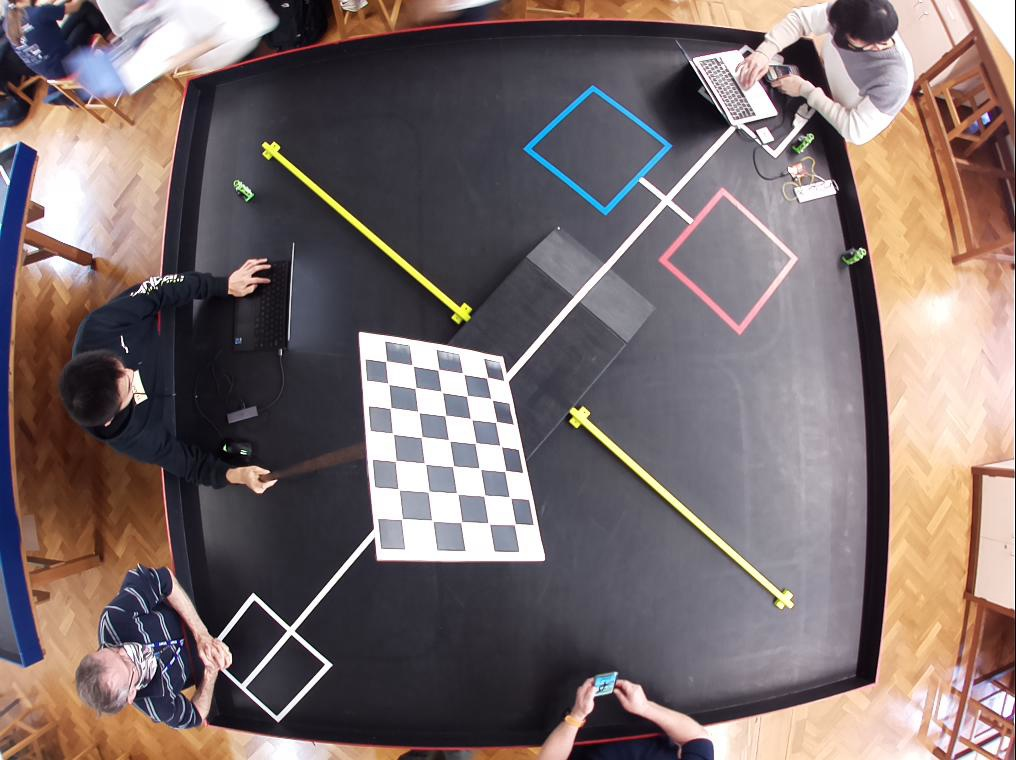
#> input picture camera/contor_testing/frame13.jpg, 1016 x 760 px, given in place of video.mjpeg, which was not available
$ python findContors.py   (older library calls are emulated)
#> lines starting #> are read from the running program, lines starting #| are printed output that depends on the picture; after the words box and inside, x2 and y2 are one past the last pixel; in counts of white or black regions, pixels touching at a corner belong together; pictures that were not available may be replaced by others from this repository, and a replacement may not be noted
#> further down, frame is the input picture: shape (760, 1016, 3); mean B, G, R 107.8, 108.5, 122.2
import cv2
import numpy as np
import keyboard
import glob

from numpy.core.numeric import Infinity

DIM=(1016, 760)
K=np.array([[617.0246864588934, 0.0, 498.84953870958276], [0.0, 620.5390466649645, 395.6528980159782], [0.0, 0.0, 1.0]])
D=np.array([[0.15842294486041952], [-0.8060115044560319], [1.463190158015197], [-0.9325973032567597]])

def undistort(img):
	h,w = img.shape[:2]
#> h = 760; w = 1016

	diml = img.shape[:2][::-1]
#> diml = (1016, 760)

	assert diml[0] / diml[1] == DIM[0] / DIM[1]

	dim2 = diml
#> dim2 = (1016, 760)

	dim3 = diml
#> dim3 = (1016, 760)

	scaled_K = K * diml[0] / DIM[0]
	scaled_K[2][2] = 1.0

	balance = 0.0

	new_K = cv2.fisheye.estimateNewCameraMatrixForUndistortRectify(scaled_K, D, dim2, np.eye(3), balance=balance)
	map1, map2 = cv2.fisheye.initUndistortRectifyMap(scaled_K, D, np.eye(3), new_K, dim3, cv2.CV_16SC2)
	undistorted_img = cv2.remap(img, map1, map2, interpolation=cv2.INTER_LINEAR, borderMode=cv2.BORDER_CONSTANT)
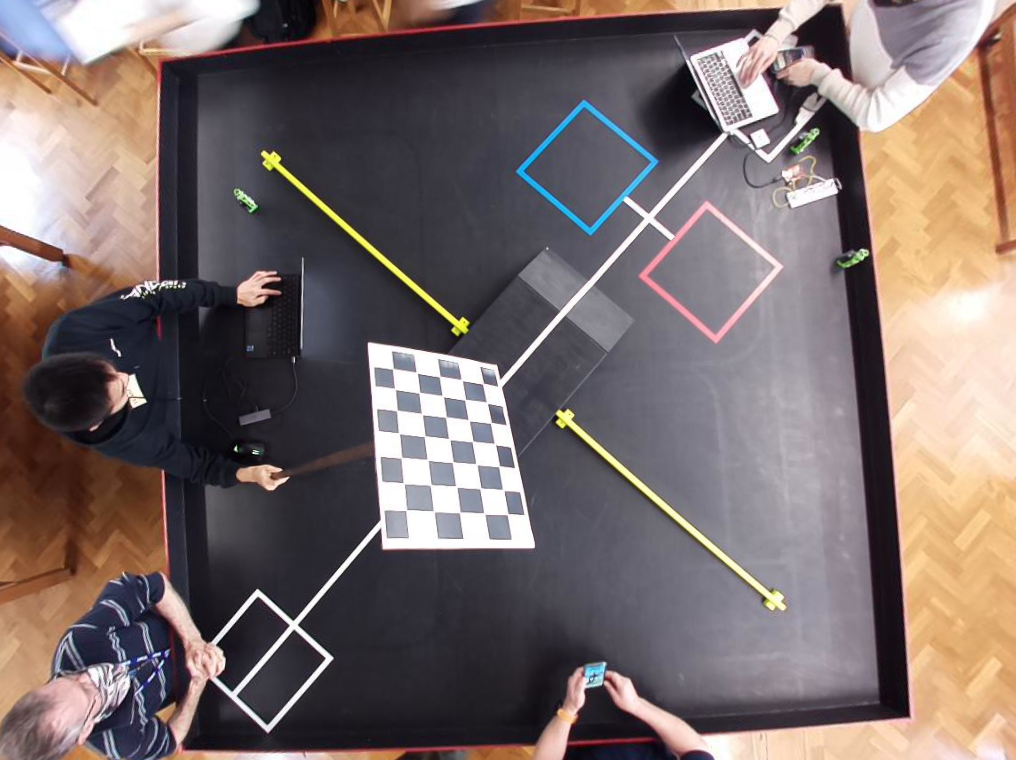
#> undistorted_img: shape (760, 1016, 3); mean B, G, R 106.4, 108.2, 121.6

	return undistorted_img

def isolateCenter(img):
	img = undistort(img)

	box = np.array([
            [[201,735]],
            [[178,76]],
            [[813,36]],
            [[878,705]]
        ])

	src_pts = box.astype("float32")

	width = (int)(((201-878)**2 + (735-705)**2)**0.5)
	height = (int)(((201-178)**2 + (735-76)**2)**0.5)

	dst_pts = np.array([[0, height-1],
                        [0, 0],
                        [width-1, 0],
                        [width-1, height-1]], dtype="float32")

	M = cv2.getPerspectiveTransform(src_pts, dst_pts)
	warped = cv2.warpPerspective(img, M, (width, height))
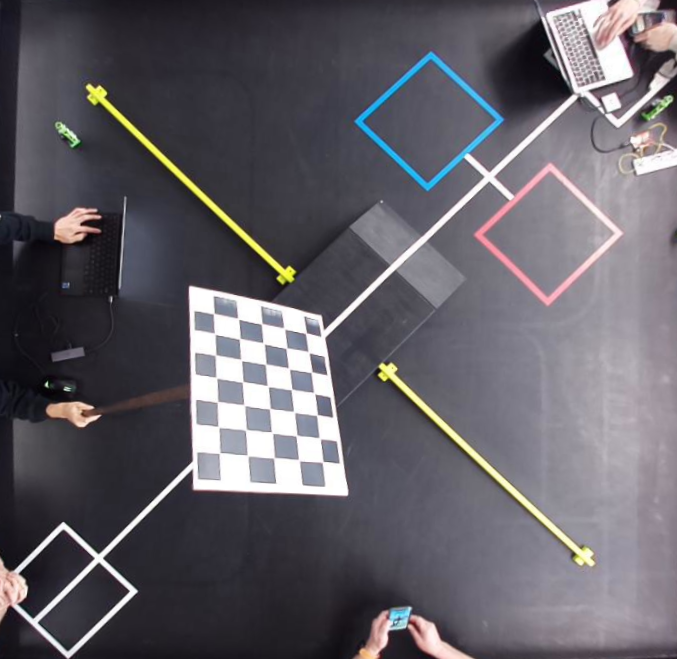
#> warped: shape (659, 677, 3); mean B, G, R 102.8, 95.6, 98.6

	return(warped)


# [18 lines of commented-out code are left out]

def testingFunct(img):
	img = isolateCenter(img)
	imgEdge = img.copy()
	imgEdge[:,:,0] = 0
	imgEdge[:,:,2] = 0
	imgEdge = cv2.cvtColor(imgEdge,cv2.COLOR_BGR2GRAY)
	imgEdge = cv2.GaussianBlur(img,(3,3),0)
	imgEdge = cv2.Canny(image=imgEdge,threshold1=0, threshold2=255)

	contours, heirachy = cv2.findContours(imgEdge,cv2.RETR_TREE,cv2.CHAIN_APPROX_NONE)

	img = cv2.drawContours(img, contours,-1, (0,255,175),2)

	for i in range(len(contours)):
		if contours[i][0][0][1] > contours[i][0][0][0]:
			(x,y) , r = cv2.minEnclosingCircle(contours[i])
			center = (int(x),int(y))

			perim = cv2.arcLength(contours[i],True)

			radius = int((perim)/r)

			cv2.circle(img,center,radius,(255,0,0),2)
		#cv2.circle(img,center,perim,(0,0,255),1)

	cv2.imshow("test",img)

def findContors(img):
	#img = undistort(img)
	img = isolateCenter(img)

	imgB = cv2.cvtColor(img,cv2.COLOR_BGR2GRAY)
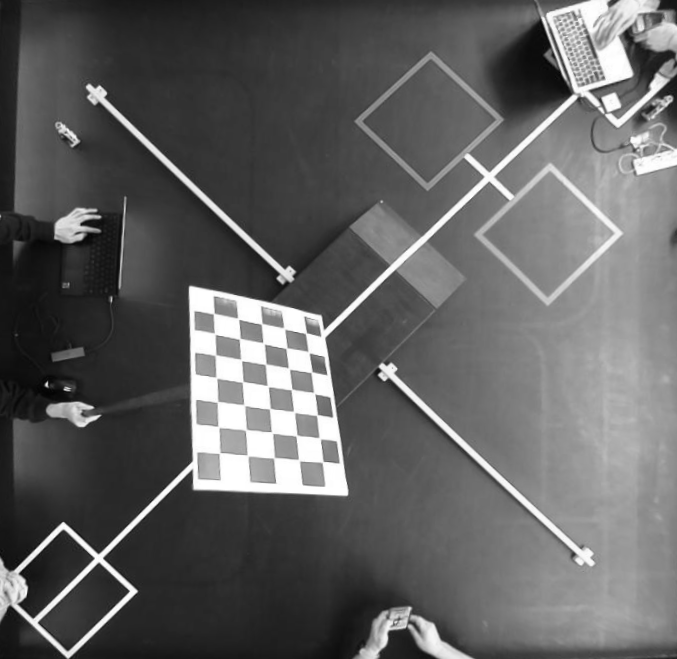
#> imgB: shape (659, 677); min 3, max 255, mean 97.3

	imgBlur = cv2.GaussianBlur(imgB , (3,3) , 0)

	imgEdge = cv2.Canny(image = imgBlur, threshold1=0, threshold2=255)
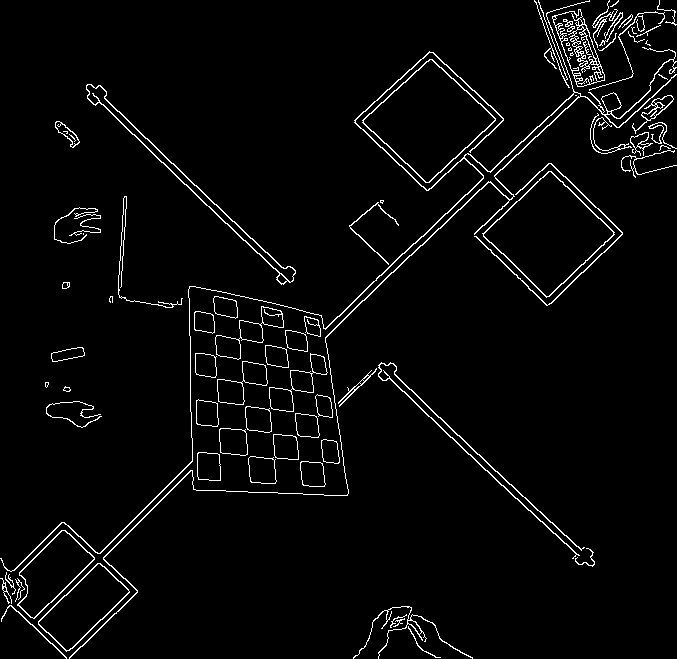
#> imgEdge: shape (659, 677); 3.3% white in thin lines or dots

	contours, heirachy = cv2.findContours(imgEdge,cv2.RETR_TREE,cv2.CHAIN_APPROX_NONE)
#> contours = 184 contours, 85 with area under 20; largest, box (x1, y1, x2, y2) and area: (362, 59, 496, 183) 8540, (482, 171, 615, 298) 8527, (363, 59, 496, 183) 8296, (483, 171, 614, 297) 8285, (38, 563, 130, 652) 3746

	polyContours = []

	blueGoal = [Infinity,0]
	redGoal = [Infinity,0]
	whiteGoal = [Infinity,0]

	max = 0
	cont = []

	for i in range(len(contours)):
		if heirachy[0][i][2] > max:
			max = heirachy[0][i][2]

		if heirachy[0][i][2] < 0:
			polyContours.append(contours[i])
#> after the loop, max = 181; polyContours = 135 contours, 79 with area under 20; largest, box (x1, y1, x2, y2) and area: (363, 59, 496, 183) 8296, (483, 171, 614, 297) 8285, (38, 563, 130, 651) 3576, (18, 530, 95, 619) 3194, (86, 84, 296, 283) 1736

	for i in range(len(polyContours)):
	 	M = cv2.moments(polyContours[i])
	 	if M['m00'] != 0.0:
			 x = M['m10'] / M['m00']
			 y = M['m01'] / M['m00']

			 if (430 - x)**2 + (120 - y)**2 < blueGoal[0]:
				 blueGoal[0] = (430 - x)**2 + (120 - y)**2
				 blueGoal[1] = polyContours[i]

			 if (550 - x)**2 + (235 - y)**2 < redGoal[0]:
				 redGoal[0] = (550 - x)**2 + (235 - y)**2
				 redGoal[1] = polyContours[i]

			 if (615 - x)**2 + (53 - y)**2 < whiteGoal[0]:
				 whiteGoal[0] = (615 - x)**2 + (53 - y)**2
				 whiteGoal[1] = polyContours[i]
#> this loop made 135 passes
#> (x, y) on passes 1 to 12: (420, 643.9), (398.5, 621.5), (394.2, 620.7), (414.6, 625.8), (34.37, 628.8), (18.36, 585.2), (4.27, 588.7), (3.5, 584.5), (9.5, 582.6), (83.26, 606.7), (587.1, 559.7), (52.45, 571.6)
#> x on pass 101: 580
#> after the loop, blueGoal = 2 items, first 2: 1.75, contour of 266 points, box (x1, y1, x2, y2) (363, 59, 496, 183), area 8296; redGoal = 2 items, first 2: 4.88, contour of 266 points, box (x1, y1, x2, y2) (483, 171, 614, 297), area 8285; whiteGoal = 2 items, first 2: 130.6, contour of 46 points, box (x1, y1, x2, y2) (598, 33, 617, 51), area 11

	 		#img = cv2.circle(img, (int(M['m10']/M['m00']),int(M['m01']/M['m00'])), radius=5, color=(0, 0, 255), thickness=-1)

	cv2.circle(img, (430,120), 5, (255,0,0), -1)
#> img: shape (659, 677, 3); 0.02% of pixels changed, all inside (x1, y1, x2, y2) = (425, 115, 436, 126)
	cv2.circle(img, (550,235), 5, (0,0,255), -1)
#> img: shape (659, 677, 3); mean B, G, R 102.8, 95.6, 98.6
	cv2.circle(img, (615,53), 5, (255,255,255), -1)
#> img: shape (659, 677, 3); mean B, G, R 102.8, 95.6, 98.6

	cv2.drawContours(img, blueGoal[1], -1, (0,0,0), 2)
	cv2.drawContours(img, redGoal[1], -1, (0,0,0), 2)
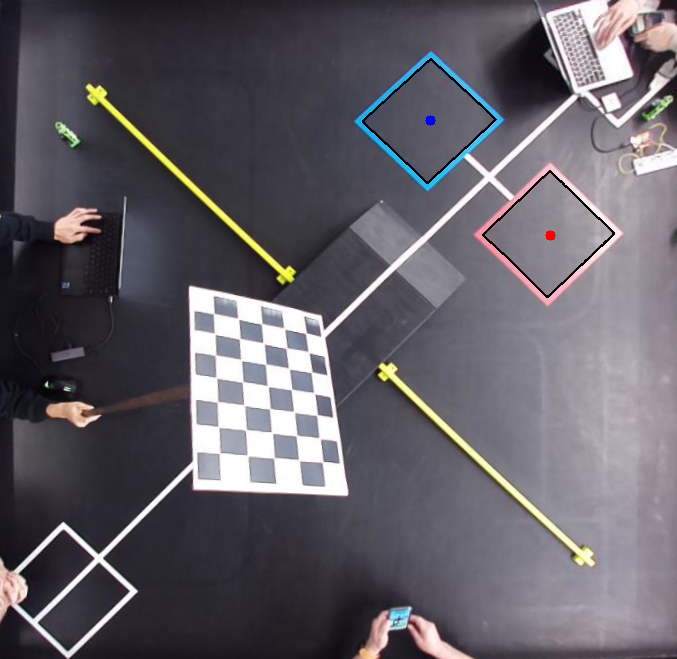
#> img: shape (659, 677, 3); mean B, G, R 102.2, 95.1, 98.1
	cv2.drawContours(img, whiteGoal[1], -1, (0,0,0), 2)
#> img: shape (659, 677, 3); 0.02% of pixels changed, all inside (x1, y1, x2, y2) = (597, 32, 618, 52)

	cv2.imshow("trest",img)


	# [11 lines of commented-out code are left out]
cam = cv2.VideoCapture("http://localhost:8081/stream/video.mjpeg")

# Check if camera is opened successfully
if (cam.isOpened() == False):
	print("Error opening video stream")

count = 0
# Read until video is completed
while cam.isOpened():
	# Capture frame-by-frame
	ret, frame = cam.read()
	if ret == True:

		ret = findContors(frame)
		cv2.waitKey(1)

		#Display the resulting frame
		#cv2.imshow("undistorted",undistort(frame))
		# Press Q on keyboard to exit

		if keyboard.is_pressed('q'):
#> (key q is pressed here)
			break

		# Press S to save frame
		if keyboard.is_pressed('s'):
			count += 1
			cv2.imwrite("frame%d.jpg" % count, frame)

	# Break the loop
	else:
		print("Failed to read camera")
		break

# When everything done, release the video capture object
cam.release()

# Close all the frames
cv2.destroyAllWindows()

'References: https://www.geeksforgeeks.org/camera-calibration-with-python-opencv/'
'https://medium.com/@kennethjiang/calibrate-fisheye-lens-using-opencv-333b05afa0b0'

$ run again, on camera/contor_testing/frame14.jpg
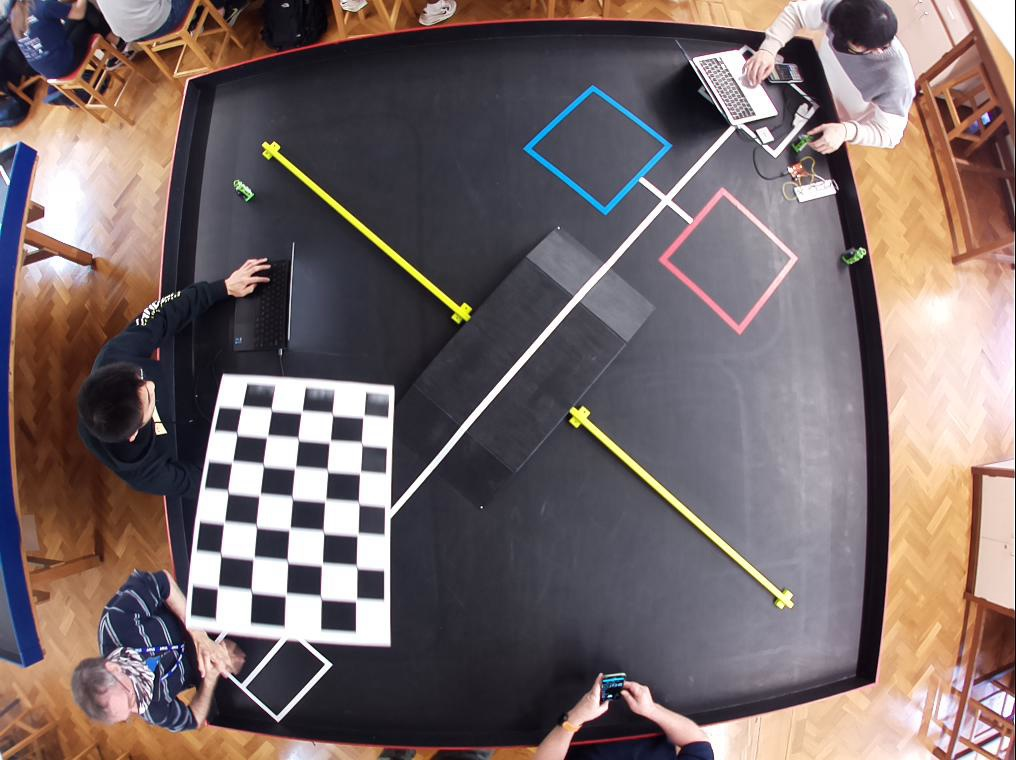
#> input picture camera/contor_testing/frame14.jpg, 1016 x 760 px, given in place of video.mjpeg, which was not available
#> frame is the input picture: shape (760, 1016, 3); mean B, G, R 104.1, 104.4, 118.4
#> in findContors, `imgEdge = cv2.Canny(image = imgBlur, threshold1=0, threshold2=255)`:
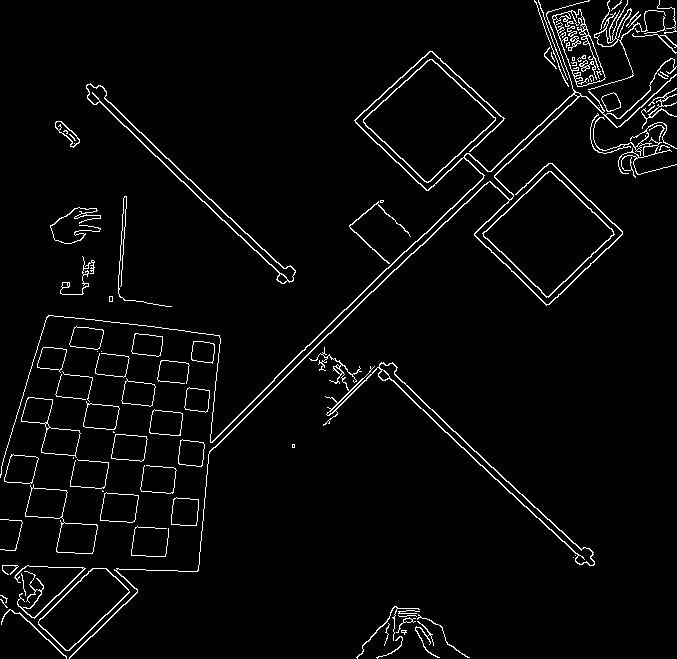
#> imgEdge: shape (659, 677); 3.4% white in thin lines or dots
#> contours = 174 contours, 97 with area under 20; largest, box (x1, y1, x2, y2) and area: (482, 171, 615, 298) 8532, (363, 59, 496, 183) 8532, (363, 59, 496, 183) 8292, (483, 171, 614, 297) 8290, (38, 568, 130, 651) 3714
#> after the loop in findContors, `for i in range(len(contours)):`: max = 171; polyContours = 130 contours, 89 with area under 20; largest, box (x1, y1, x2, y2) and area: (363, 59, 496, 183) 8292, (483, 171, 614, 297) 8290, (38, 568, 130, 651) 3559, (86, 84, 296, 282) 1742, (379, 363, 595, 566) 1737
#> the loop in findContors, `for i in range(len(polyContours)):` made 130 passes
#> (x, y) on passes 1, 2, 3, 4, 5, 7, 8, 9: (394.2, 646.4), (403, 631), (386.7, 631.1), (424.7, 636.6), (407.4, 620.1), (445, 637.2), (399, 612), (34.85, 630)
#> after the loop in findContors, `for i in range(len(polyContours)):`: blueGoal = 2 items, first 2: 1.66, contour of 267 points, box (x1, y1, x2, y2) (363, 59, 496, 183), area 8292; redGoal = 2 items, first 2: 5.57, contour of 269 points, box (x1, y1, x2, y2) (483, 171, 614, 297), area 8290; whiteGoal = 2 items, first 2: 318.3, contour of 68 points, box (x1, y1, x2, y2) (594, 29, 618, 47), area 172
#> in findContors, `cv2.drawContours(img, whiteGoal[1], -1, (0,0,0), 2)`:
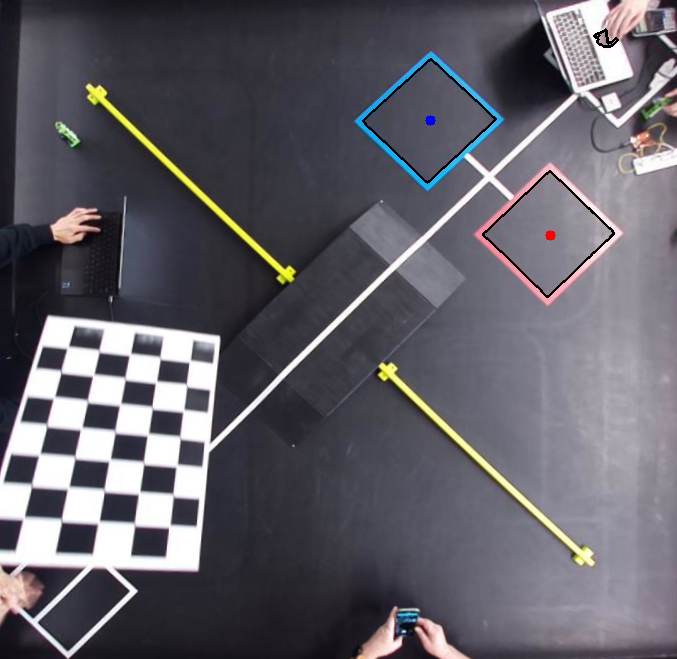
#> img: shape (659, 677, 3); mean B, G, R 103.6, 95.5, 97.7

$ run again, on camera/contor_testing/frame15.jpg
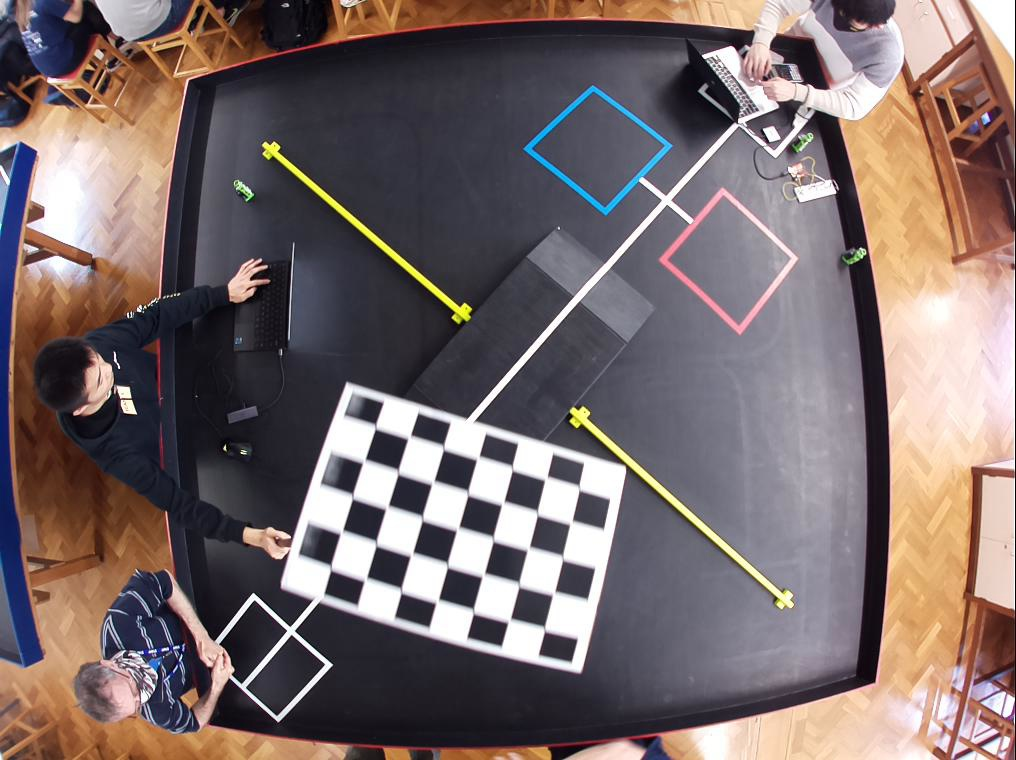
#> input picture camera/contor_testing/frame15.jpg, 1016 x 760 px, given in place of video.mjpeg, which was not available
#> frame is the input picture: shape (760, 1016, 3); mean B, G, R 106.1, 106.6, 120.6
#> in findContors, `imgEdge = cv2.Canny(image = imgBlur, threshold1=0, threshold2=255)`:
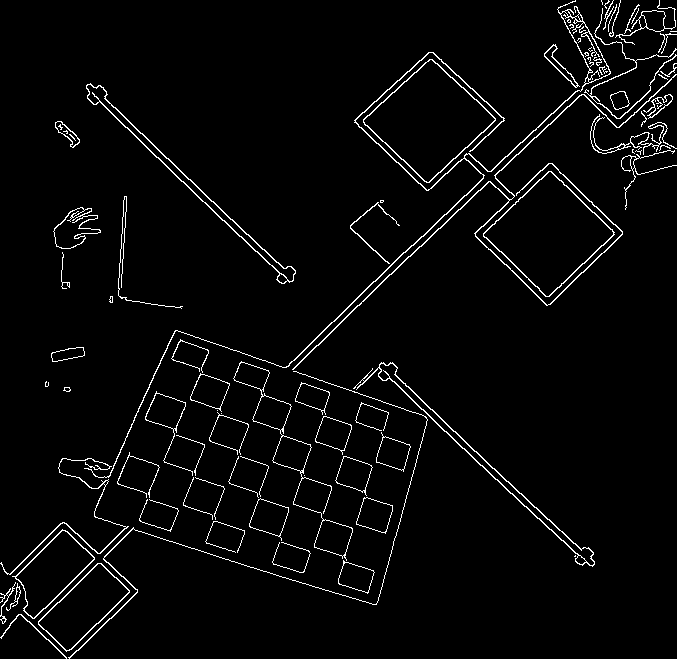
#> imgEdge: shape (659, 677); 3.3% white in thin lines or dots
#> contours = 136 contours, 67 with area under 20; largest, box (x1, y1, x2, y2) and area: (363, 59, 496, 183) 8531, (483, 171, 615, 297) 8526, (363, 59, 496, 183) 8291, (483, 171, 614, 297) 8287, (38, 563, 130, 652) 3750
#> the loop in findContors, `for i in range(len(contours)):` made 136 passes
#> after the loop in findContors, `for i in range(len(contours)):`: max = 134; polyContours = 97 contours, 61 with area under 20; largest, box (x1, y1, x2, y2) and area: (363, 59, 496, 183) 8291, (483, 171, 614, 297) 8287, (38, 563, 130, 651) 3578, (15, 530, 95, 619) 3232, (378, 363, 595, 566) 1752
#> the loop in findContors, `for i in range(len(polyContours)):` made 97 passes
#> (x, y) on passes 1 to 8: (33.29, 632.7), (17.19, 593.7), (3, 620), (83.39, 606.7), (355.6, 576.8), (574.7, 555.7), (301.1, 561.4), (52.23, 571.3)
#> after the loop in findContors, `for i in range(len(polyContours)):`: blueGoal = 2 items, first 2: 1.38, contour of 266 points, box (x1, y1, x2, y2) (363, 59, 496, 183), area 8291; redGoal = 2 items, first 2: 4.55, contour of 270 points, box (x1, y1, x2, y2) (483, 171, 614, 297), area 8287; whiteGoal = 2 items, first 2: 361.5, contour of 44 points, box (x1, y1, x2, y2) (593, 57, 602, 66), area 6
#> in findContors, `cv2.drawContours(img, redGoal[1], -1, (0,0,0), 2)`:
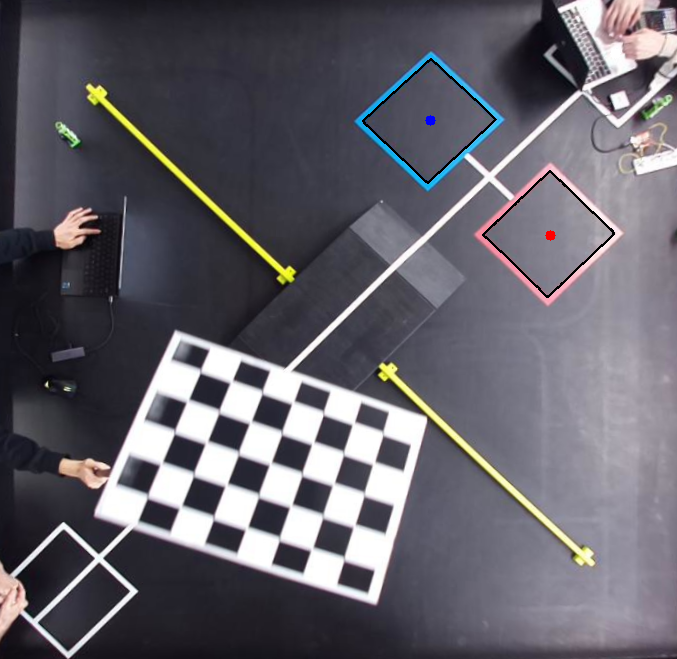
#> img: shape (659, 677, 3); mean B, G, R 105.3, 96.9, 99.2
